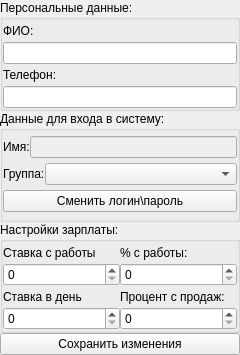
<?xml version="1.0" encoding="UTF-8"?>
<ui version="4.0">
 <class>UserInfoWidget</class>
 <widget class="QWidget" name="UserInfoWidget">
  <property name="geometry">
   <rect>
    <x>0</x>
    <y>0</y>
    <width>240</width>
    <height>355</height>
   </rect>
  </property>
  <property name="minimumSize">
   <size>
    <width>240</width>
    <height>355</height>
   </size>
  </property>
  <property name="windowTitle">
   <string>Form</string>
  </property>
  <layout class="QGridLayout" name="gridLayout_2">
   <property name="margin">
    <number>0</number>
   </property>
   <property name="spacing">
    <number>0</number>
   </property>
   <item row="0" column="0">
    <widget class="QGroupBox" name="groupBoxUniqData">
     <property name="title">
      <string>Персональные данные:</string>
     </property>
     <property name="flat">
      <bool>true</bool>
     </property>
     <layout class="QGridLayout" name="gridLayout_6">
      <property name="margin">
       <number>0</number>
      </property>
      <property name="spacing">
       <number>0</number>
      </property>
      <item row="0" column="0">
       <layout class="QVBoxLayout" name="verticalLayout">
        <item>
         <widget class="QLabel" name="labelName">
          <property name="text">
           <string>ФИО:</string>
          </property>
          <property name="buddy">
           <cstring>lineEditName</cstring>
          </property>
         </widget>
        </item>
        <item>
         <widget class="QLineEdit" name="lineEditName"/>
        </item>
       </layout>
      </item>
      <item row="1" column="0">
       <layout class="QVBoxLayout" name="verticalLayout_2">
        <item>
         <widget class="QLabel" name="labelPhone">
          <property name="text">
           <string>Телефон:</string>
          </property>
          <property name="buddy">
           <cstring>lineEditPhone</cstring>
          </property>
         </widget>
        </item>
        <item>
         <widget class="QLineEdit" name="lineEditPhone"/>
        </item>
       </layout>
      </item>
     </layout>
    </widget>
   </item>
   <item row="1" column="0">
    <widget class="QGroupBox" name="groupBoxUserCredentials">
     <property name="title">
      <string>Данные для входа в систему:</string>
     </property>
     <property name="flat">
      <bool>true</bool>
     </property>
     <layout class="QGridLayout" name="gridLayout">
      <property name="margin">
       <number>0</number>
      </property>
      <property name="spacing">
       <number>0</number>
      </property>
      <item row="0" column="0">
       <layout class="QHBoxLayout" name="horizontalLayout">
        <item>
         <widget class="QLabel" name="labelLogin">
          <property name="toolTip">
           <string>Имя пользователя для входа в систему</string>
          </property>
          <property name="text">
           <string>Имя:</string>
          </property>
          <property name="buddy">
           <cstring>lineEditLogin</cstring>
          </property>
         </widget>
        </item>
        <item>
         <widget class="QLineEdit" name="lineEditLogin">
          <property name="enabled">
           <bool>false</bool>
          </property>
         </widget>
        </item>
       </layout>
      </item>
      <item row="1" column="0">
       <layout class="QHBoxLayout" name="horizontalLayout_2">
        <item>
         <widget class="QLabel" name="labelUserGroup">
          <property name="text">
           <string>Группа:</string>
          </property>
         </widget>
        </item>
        <item>
         <widget class="QComboBox" name="comboBoxUserGroup">
          <property name="sizePolicy">
           <sizepolicy hsizetype="MinimumExpanding" vsizetype="Fixed">
            <horstretch>0</horstretch>
            <verstretch>0</verstretch>
           </sizepolicy>
          </property>
         </widget>
        </item>
       </layout>
      </item>
      <item row="2" column="0">
       <widget class="QPushButton" name="pushButtonPassowrdRecovery">
        <property name="text">
         <string>Сменить логин\пароль</string>
        </property>
       </widget>
      </item>
     </layout>
    </widget>
   </item>
   <item row="2" column="0">
    <widget class="QGroupBox" name="groupBoxSalary">
     <property name="toolTip">
      <string>:)</string>
     </property>
     <property name="title">
      <string>Настройки зарплаты:</string>
     </property>
     <property name="flat">
      <bool>true</bool>
     </property>
     <layout class="QGridLayout" name="gridLayout_7">
      <property name="margin">
       <number>0</number>
      </property>
      <property name="spacing">
       <number>0</number>
      </property>
      <item row="0" column="0">
       <layout class="QVBoxLayout" name="verticalLayout_7">
        <item>
         <widget class="QLabel" name="labelRate">
          <property name="text">
           <string>Ставка с работы</string>
          </property>
          <property name="buddy">
           <cstring>spinBoxRate</cstring>
          </property>
         </widget>
        </item>
        <item>
         <widget class="QSpinBox" name="spinBoxRate">
          <property name="maximum">
           <number>1000000</number>
          </property>
         </widget>
        </item>
       </layout>
      </item>
      <item row="0" column="1">
       <layout class="QVBoxLayout" name="verticalLayout_5">
        <item>
         <widget class="QLabel" name="labelPercent">
          <property name="text">
           <string>% с работы:</string>
          </property>
          <property name="buddy">
           <cstring>spinBoxPercent</cstring>
          </property>
         </widget>
        </item>
        <item>
         <widget class="QSpinBox" name="spinBoxPercent">
          <property name="maximum">
           <number>100</number>
          </property>
         </widget>
        </item>
       </layout>
      </item>
      <item row="1" column="0">
       <layout class="QVBoxLayout" name="verticalLayout_4">
        <item>
         <widget class="QLabel" name="labelSPday">
          <property name="text">
           <string>Ставка в день</string>
          </property>
          <property name="buddy">
           <cstring>spinBoxSPday</cstring>
          </property>
         </widget>
        </item>
        <item>
         <widget class="QSpinBox" name="spinBoxSPday">
          <property name="maximum">
           <number>1000000</number>
          </property>
         </widget>
        </item>
       </layout>
      </item>
      <item row="1" column="1">
       <layout class="QVBoxLayout" name="verticalLayout_6">
        <item>
         <widget class="QLabel" name="labelSalePercent">
          <property name="text">
           <string>Процент с продаж:</string>
          </property>
          <property name="buddy">
           <cstring>spinBoxSalePercent</cstring>
          </property>
         </widget>
        </item>
        <item>
         <widget class="QSpinBox" name="spinBoxSalePercent">
          <property name="maximum">
           <number>100</number>
          </property>
         </widget>
        </item>
       </layout>
      </item>
     </layout>
    </widget>
   </item>
   <item row="3" column="0">
    <widget class="QPushButton" name="pushButtonSave">
     <property name="text">
      <string>Сохранить изменения</string>
     </property>
    </widget>
   </item>
  </layout>
 </widget>
 <resources/>
 <connections/>
</ui>
